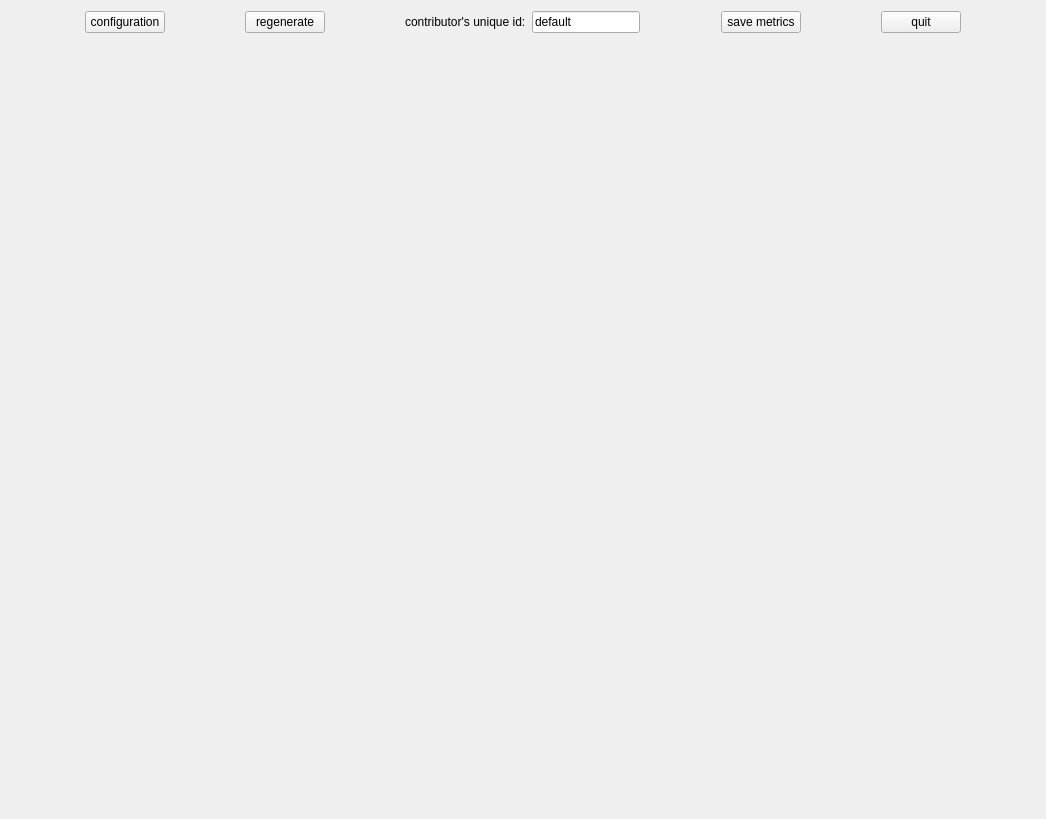
<?xml version="1.0" encoding="UTF-8"?>
<ui version="4.0">
 <class>guiDlg</class>
 <widget class="QWidget" name="guiDlg">
  <property name="geometry">
   <rect>
    <x>0</x>
    <y>0</y>
    <width>1042</width>
    <height>819</height>
   </rect>
  </property>
  <property name="windowTitle">
   <string>Social Navigation Dataset Generator</string>
  </property>
  <layout class="QVBoxLayout" name="verticalLayout">
   <item>
    <layout class="QHBoxLayout" name="horizontalLayout">
     <item>
      <spacer name="horizontalSpacer_5">
       <property name="orientation">
        <enum>Qt::Horizontal</enum>
       </property>
       <property name="sizeHint" stdset="0">
        <size>
         <width>40</width>
         <height>20</height>
        </size>
       </property>
      </spacer>
     </item>
     <item>
      <widget class="QPushButton" name="configuration">
       <property name="text">
        <string>configuration</string>
       </property>
       <property name="checkable">
        <bool>true</bool>
       </property>
      </widget>
     </item>
     <item>
      <spacer name="horizontalSpacer">
       <property name="orientation">
        <enum>Qt::Horizontal</enum>
       </property>
       <property name="sizeHint" stdset="0">
        <size>
         <width>40</width>
         <height>20</height>
        </size>
       </property>
      </spacer>
     </item>
     <item>
      <widget class="QPushButton" name="regenerate">
       <property name="text">
        <string>regenerate</string>
       </property>
      </widget>
     </item>
     <item>
      <spacer name="horizontalSpacer_4">
       <property name="orientation">
        <enum>Qt::Horizontal</enum>
       </property>
       <property name="sizeHint" stdset="0">
        <size>
         <width>40</width>
         <height>20</height>
        </size>
       </property>
      </spacer>
     </item>
     <item>
      <widget class="QLabel" name="label_2">
       <property name="text">
        <string>contributor's unique id:</string>
       </property>
      </widget>
     </item>
     <item>
      <widget class="QLineEdit" name="contributor">
       <property name="text">
        <string>default</string>
       </property>
      </widget>
     </item>
     <item>
      <spacer name="horizontalSpacer_6">
       <property name="orientation">
        <enum>Qt::Horizontal</enum>
       </property>
       <property name="sizeHint" stdset="0">
        <size>
         <width>40</width>
         <height>20</height>
        </size>
       </property>
      </spacer>
     </item>
     <item>
      <widget class="QPushButton" name="save_metrics">
       <property name="text">
        <string>save metrics</string>
       </property>
      </widget>
     </item>
     <item>
      <spacer name="horizontalSpacer_3">
       <property name="orientation">
        <enum>Qt::Horizontal</enum>
       </property>
       <property name="sizeHint" stdset="0">
        <size>
         <width>40</width>
         <height>20</height>
        </size>
       </property>
      </spacer>
     </item>
     <item>
      <widget class="QPushButton" name="quit">
       <property name="text">
        <string>quit</string>
       </property>
      </widget>
     </item>
     <item>
      <spacer name="horizontalSpacer_2">
       <property name="orientation">
        <enum>Qt::Horizontal</enum>
       </property>
       <property name="sizeHint" stdset="0">
        <size>
         <width>40</width>
         <height>20</height>
        </size>
       </property>
      </spacer>
     </item>
    </layout>
   </item>
   <item>
    <widget class="QLabel" name="label">
     <property name="sizePolicy">
      <sizepolicy hsizetype="MinimumExpanding" vsizetype="MinimumExpanding">
       <horstretch>1</horstretch>
       <verstretch>1</verstretch>
      </sizepolicy>
     </property>
     <property name="minimumSize">
      <size>
       <width>1024</width>
       <height>768</height>
      </size>
     </property>
     <property name="maximumSize">
      <size>
       <width>10240</width>
       <height>7680</height>
      </size>
     </property>
     <property name="sizeIncrement">
      <size>
       <width>1</width>
       <height>1</height>
      </size>
     </property>
     <property name="text">
      <string/>
     </property>
     <property name="scaledContents">
      <bool>true</bool>
     </property>
    </widget>
   </item>
  </layout>
 </widget>
 <resources/>
 <connections/>
</ui>
